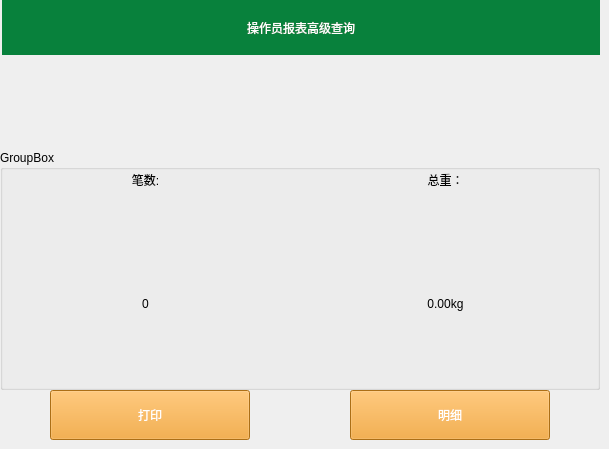
   <widget class="QWidget" name="page_19">
    <widget class="QLabel" name="label_60">
     <property name="geometry">
      <rect>
       <x>2</x>
       <y>0</y>
       <width>598</width>
       <height>55</height>
      </rect>
     </property>
     <property name="styleSheet">
      <string notr="true">font: 20pt &quot;Sans Serif&quot;;
color: rgb(255, 255, 255);
background-color: rgb(8, 129, 60);</string>
     </property>
     <property name="text">
      <string>操作员报表高级查询</string>
     </property>
     <property name="alignment">
      <set>Qt::AlignCenter</set>
     </property>
    </widget>
    <widget class="QToolButton" name="toolButton_22">
     <property name="geometry">
      <rect>
       <x>350</x>
       <y>390</y>
       <width>200</width>
       <height>50</height>
      </rect>
     </property>
     <property name="styleSheet">
      <string notr="true">background-color: rgb(241, 156, 31);
color: rgb(255, 255, 255);
font: 16pt &quot;Sans Serif&quot;;</string>
     </property>
     <property name="text">
      <string>明细</string>
     </property>
    </widget>
    <widget class="QGroupBox" name="groupBox_13">
     <property name="geometry">
      <rect>
       <x>0</x>
       <y>150</y>
       <width>600</width>
       <height>240</height>
      </rect>
     </property>
     <property name="title">
      <string>GroupBox</string>
     </property>
     <widget class="QWidget" name="verticalLayoutWidget_13">
      <property name="geometry">
       <rect>
        <x>0</x>
        <y>0</y>
        <width>291</width>
        <height>241</height>
       </rect>
      </property>
      <layout class="QVBoxLayout" name="verticalLayout_13">
       <item>
        <widget class="QLabel" name="label_63">
         <property name="maximumSize">
          <size>
           <width>16777215</width>
           <height>60</height>
          </size>
         </property>
         <property name="styleSheet">
          <string notr="true">font: 75 28pt &quot;Ubuntu&quot;;
color: rgb(0, 0, 0);</string>
         </property>
         <property name="text">
          <string>笔数:</string>
         </property>
         <property name="alignment">
          <set>Qt::AlignCenter</set>
         </property>
        </widget>
       </item>
       <item>
        <widget class="QLabel" name="label_64">
         <property name="styleSheet">
          <string notr="true">font: 75 28pt &quot;Ubuntu&quot;;
color: rgb(0, 0, 0);</string>
         </property>
         <property name="text">
          <string>0</string>
         </property>
         <property name="alignment">
          <set>Qt::AlignCenter</set>
         </property>
        </widget>
       </item>
      </layout>
     </widget>
     <widget class="QWidget" name="verticalLayoutWidget_14">
      <property name="geometry">
       <rect>
        <x>290</x>
        <y>0</y>
        <width>311</width>
        <height>241</height>
       </rect>
      </property>
      <layout class="QVBoxLayout" name="verticalLayout_14">
       <item>
        <widget class="QLabel" name="label_65">
         <property name="maximumSize">
          <size>
           <width>16777215</width>
           <height>60</height>
          </size>
         </property>
         <property name="styleSheet">
          <string notr="true">font: 75 28pt &quot;Ubuntu&quot;;
color: rgb(0, 0, 0);</string>
         </property>
         <property name="text">
          <string>总重：</string>
         </property>
         <property name="alignment">
          <set>Qt::AlignCenter</set>
         </property>
        </widget>
       </item>
       <item>
        <widget class="QLabel" name="label_66">
         <property name="styleSheet">
          <string notr="true">font: 75 28pt &quot;Ubuntu&quot;;
color: rgb(0, 0, 0);</string>
         </property>
         <property name="text">
          <string>0.00kg</string>
         </property>
         <property name="alignment">
          <set>Qt::AlignCenter</set>
         </property>
        </widget>
       </item>
      </layout>
     </widget>
    </widget>
    <widget class="QToolButton" name="toolButton_29">
     <property name="geometry">
      <rect>
       <x>50</x>
       <y>390</y>
       <width>200</width>
       <height>50</height>
      </rect>
     </property>
     <property name="styleSheet">
      <string notr="true">background-color: rgb(241, 156, 31);
color: rgb(255, 255, 255);
font: 16pt &quot;Sans Serif&quot;;</string>
     </property>
     <property name="text">
      <string>打印</string>
     </property>
    </widget>
   </widget>
